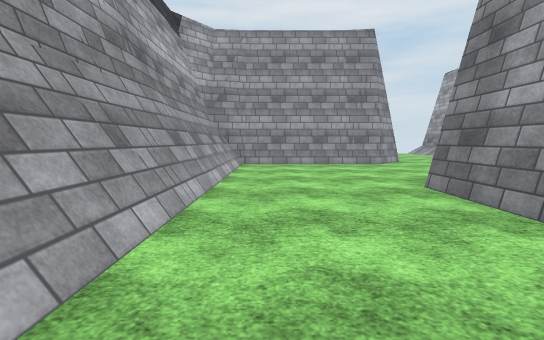
view 1 (above)

17 first-person views from a walk through a scene from a Unity 3-D project. The camera is 1.3 m above the floor, tilts 6° down and sees 90° across. The floor is counted in squares, 2 m on a side. Each view is taken from the middle of a square. On the plan, view 1 faces up. The plan holds only what a view shows up to about 9 squares ahead; the rest is blank. The place goes on beyond the plan. The player is left out. Some animated figures are not drawn. Surface patterns are stand-ins for the level's own textures.

view 2
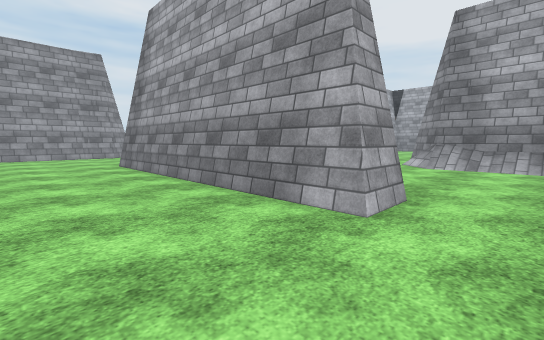

view 3
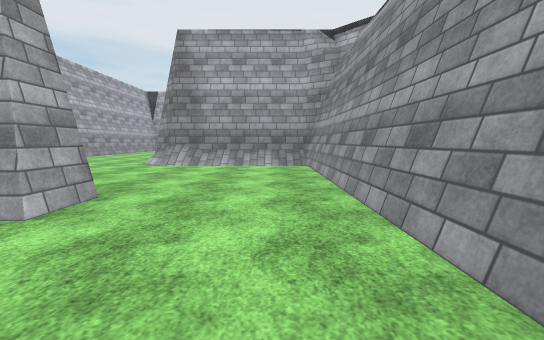

view 4
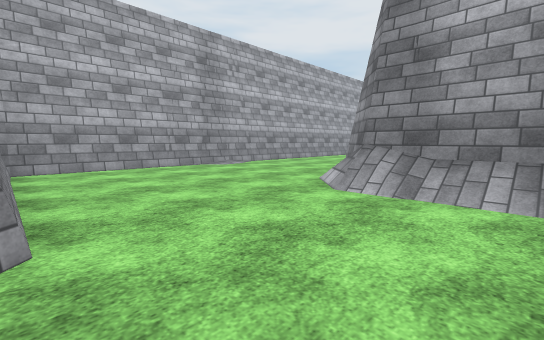

view 5
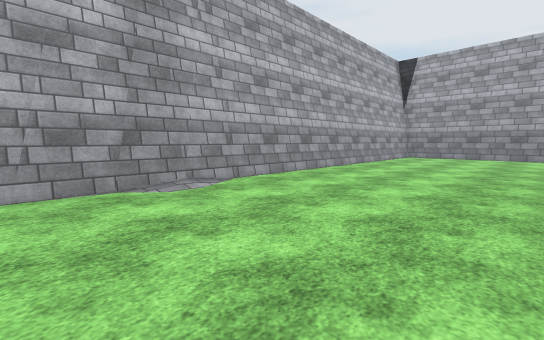

view 6
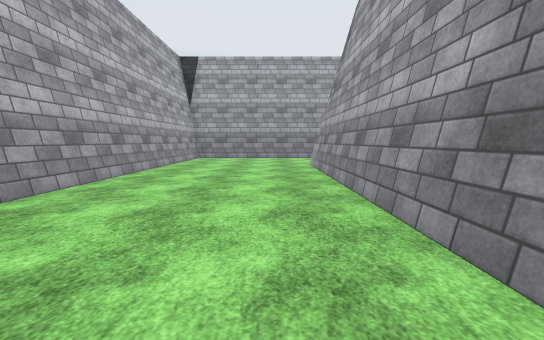

view 7
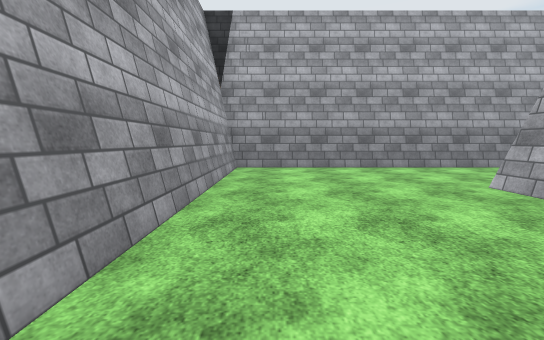

view 8
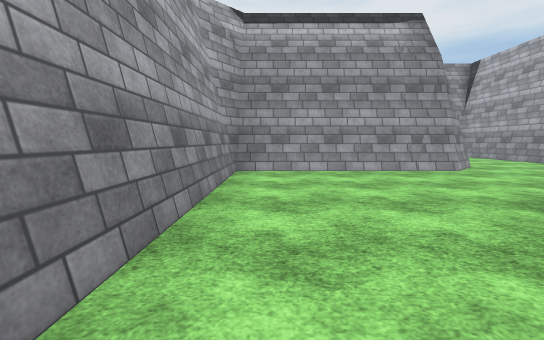

view 9
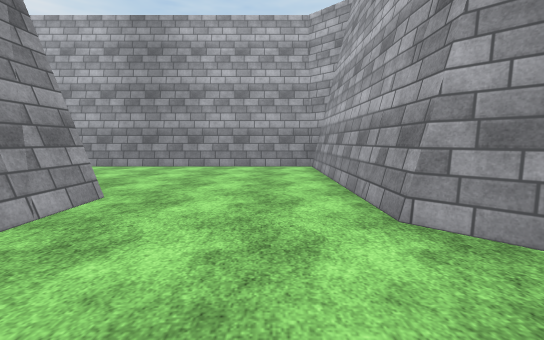

view 10
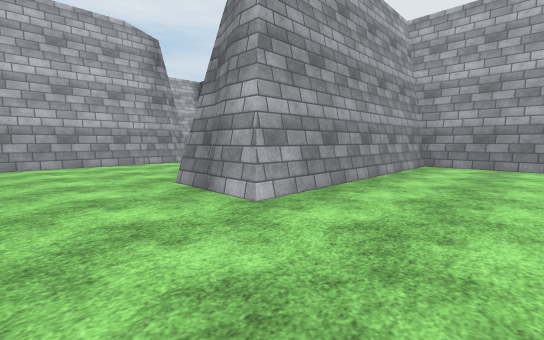

view 11
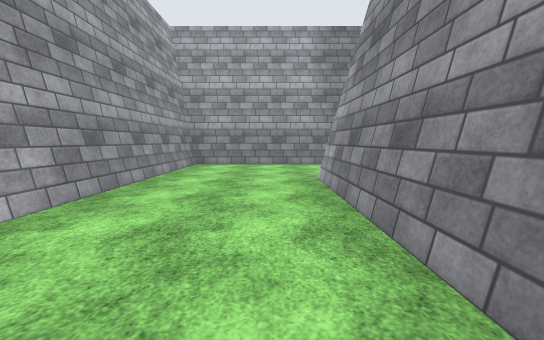

view 12
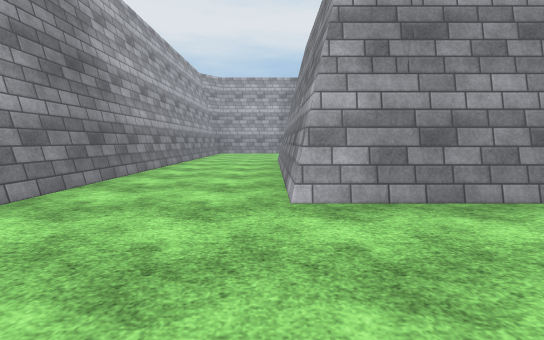

view 13
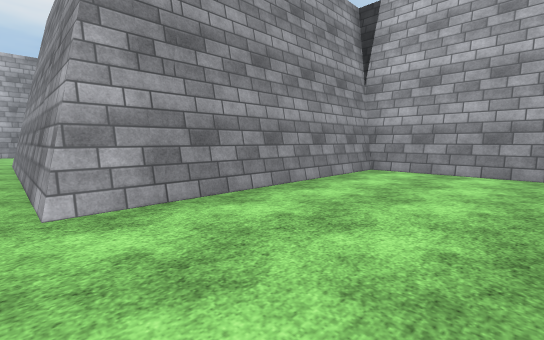

view 14
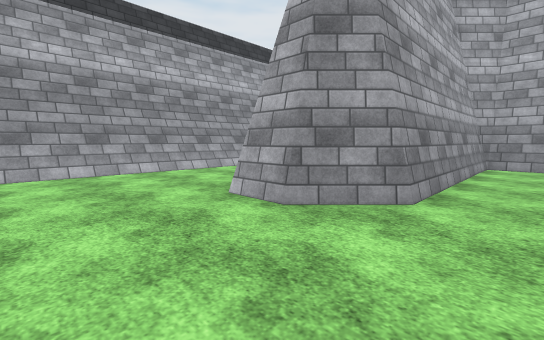

view 15
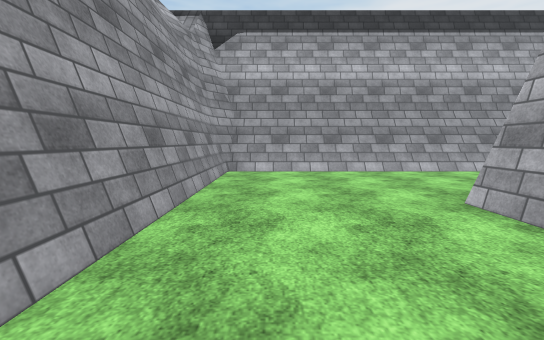

view 16
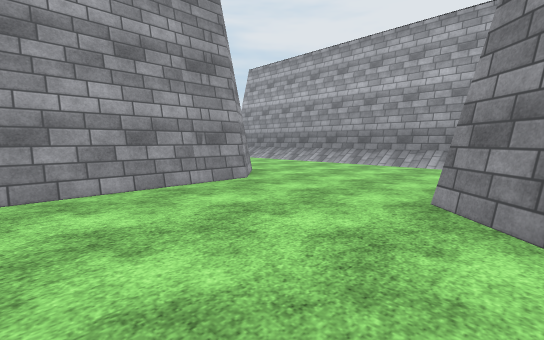

view 17
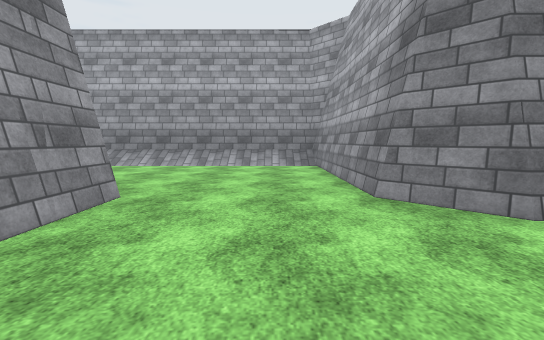

### Floor plan
Key: @ floor where view 1 was taken; # wall or solid block; . floor; / step, stairs or slope.
Columns run from 1 left of view 1 to 19 right of it. Each row starts with its distance up from view 1.
  8 #####....#
  7 #........#
  6 #........#
  5 #........#
  4 #...######
  3 #...#################
  2 #...##..............#
  1 #...##..............#
  0 #@..##..............#
 -1 #...##....#######...#
 -2 #...##...########...#
 -3 #........########...#
 -4 #........###........#
 -5 #........###........#
 -6 ############...######
 -7            #..###
 -8            #..#######
 -9            #........#
-10            #........#
-11            #........#
-12            ######/..#
-13                 #/..#
-14                  /..#
-15                  /..#
-16                  /..#
-17                  /..#
-18                  /..#

Where each view was taken, in squares from view 1:
view 1: 0 up, 0 right, facing up
view 2: 4 down, 0 right, facing up-right
view 3: 5 down, 0 right, facing right
view 4: 4 down, 4 right, facing up-right
view 5: 1 down, 7 right, facing up-right
view 6: 0 up, 8 right, facing right
view 7: 2 up, 12 right, facing right
view 8: 0 up, 18 right, facing down
view 9: 4 down, 17 right, facing left
view 10: 11 down, 11 right, facing up-right
view 11: 11 down, 11 right, facing right
view 12: 9 down, 16 right, facing down
view 13: 9 down, 16 right, facing down-left
view 14: 5 down, 5 right, facing up-left
view 15: 5 down, 5 right, facing left
view 16: 4 up, 0 right, facing up-right
view 17: 6 up, 0 right, facing right
